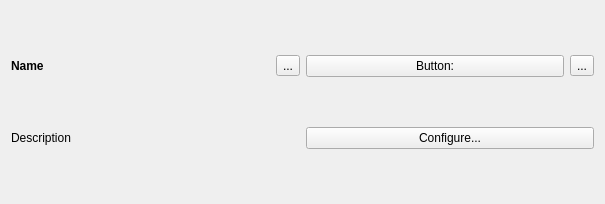
<ui version="4.0" >
 <class>MousePluginWidget</class>
 <widget class="QWidget" name="MousePluginWidget" >
  <property name="geometry" >
   <rect>
    <x>0</x>
    <y>0</y>
    <width>605</width>
    <height>204</height>
   </rect>
  </property>
  <layout class="QGridLayout" name="gridLayout" >
   <item row="0" column="0" >
    <widget class="QLabel" name="name" >
     <property name="font" >
      <font>
       <weight>75</weight>
       <bold>true</bold>
      </font>
     </property>
     <property name="text" >
      <string>Name</string>
     </property>
    </widget>
   </item>
   <item row="0" column="1" >
    <widget class="QToolButton" name="aboutButton" >
     <property name="text" >
      <string>...</string>
     </property>
    </widget>
   </item>
   <item row="0" column="2" >
    <widget class="MouseInputButton" name="inputButton" >
     <property name="text" >
      <string>Button:</string>
     </property>
    </widget>
   </item>
   <item row="0" column="3" >
    <widget class="QToolButton" name="clearButton" >
     <property name="text" >
      <string>...</string>
     </property>
    </widget>
   </item>
   <item row="1" column="0" colspan="2" >
    <widget class="QLabel" name="description" >
     <property name="text" >
      <string>Description</string>
     </property>
    </widget>
   </item>
   <item row="1" column="2" colspan="2" >
    <widget class="QPushButton" name="configButton" >
     <property name="enabled" >
      <bool>true</bool>
     </property>
     <property name="text" >
      <string>Configure...</string>
     </property>
    </widget>
   </item>
  </layout>
 </widget>
 <customwidgets>
  <customwidget>
   <class>MouseInputButton</class>
   <extends>QPushButton</extends>
   <header>mouseinputbutton.h</header>
  </customwidget>
 </customwidgets>
 <resources/>
 <connections/>
</ui>
